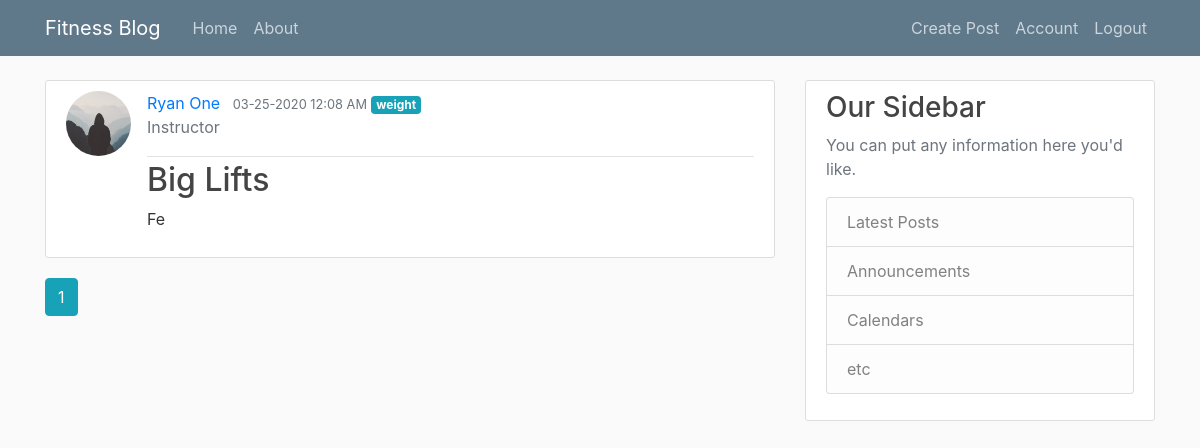
Screenshot of /home (signed in) with the database file from the repository.
### fitnessblog/models.py (models this page shows, shortened)
class Post(db.Model):
    id = db.Column(db.Integer, primary_key=True)
    title = db.Column(db.String(100), nullable=False)
    date_posted = db.Column(db.DateTime, nullable=False, default=datetime.utcnow)
    content = db.Column(db.Text, nullable=False)
    category = db.Column(db.Text, nullable=False)
    user_id = db.Column(db.Integer, db.ForeignKey("user.id"), nullable=False)

class User(db.Model, UserMixin):
    id = db.Column(db.Integer, primary_key=True)
    username = db.Column(db.String(20), unique=True, nullable=False)
    email = db.Column(db.String(120), unique=True, nullable=False)
    profile_type = db.Column(db.String(20), nullable=False)
    image_file = db.Column(db.String(20), nullable=False, default="default.jpg")
    password = db.Column(db.String(60), nullable=False)
    posts = db.relationship("Post", backref="author", lazy=True)

### fitnessblog/main/routes.py (the view)
@main.route("/")
@main.route("/home")
def home():
    page = request.args.get("page", 1, type=int)
    posts = Post.query.order_by(Post.date_posted.desc()).paginate(page=page, per_page=5)
    return render_template("home.html", posts=posts)

### fitnessblog/models.py (called while the page is built)
@login_manager.user_loader
def load_user(user_id):
    return User.query.get(int(user_id))

### fitnessblog/templates/home.html
{% extends "layout.html" %}
{% block content %}
  {% for post in posts.items %}
    <article class="media content-section">
      <img class="rounded-circle article-img" src="{{ url_for('static', filename='profile_pics/' + post.author.image_file) }}">
      <div class="media-body">
        <div class="article-metadata">
          <a class="mr-2" href="{{ url_for('users.user_posts', username=post.author.username) }}">{{ post.author.username }}</a>
          <small class="text-muted">{{ post.date_posted.strftime('%m-%d-%Y %I:%M %p') }}</small>
          <a href="{{ url_for('posts.filter_by_category', category=post.category) }}" class="badge badge-info">{{ post.category}}</a>
          <p class="text-secondary">{{ current_user.profile_type.capitalize() }}</p>
        </div>
        <h2><a class="article-title" href="{{ url_for('posts.post', post_id=post.id) }}">{{ post.title }}</a></h2>
        <p class="article-content">{{ post.content }}</p>
      </div>
    </article>
  {% endfor %}
  {% for page_num in posts.iter_pages(left_edge=1, right_edge=1, left_current=1, right_current=2) %}
    {% if page_num %}
      {% if posts.page == page_num %}
        <a class="btn btn-info mb-4" href="{{ url_for('main.home', page=page_num) }}">{{ page_num }}</a>
      {% else %}
      <a class="btn btn-outline-info mb-4" href="{{ url_for('main.home', page=page_num) }}">{{ page_num }}</a>
      {% endif %}
    {% else %}
      ...
    {% endif %}
  {% endfor %}
{% endblock content %}

### fitnessblog/templates/layout.html (shortened to what this page needs)
<!DOCTYPE html>
<html lang="en">
  <head>
    <link rel="stylesheet" href="https://stackpath.bootstrapcdn.com/bootstrap/4.3.1/css/bootstrap.min.css">
    <link rel="stylesheet" type="text/css" href="{{ url_for('static', filename='main.css') }}">
  </head>
    <body>
      <header class="site-header">
        <nav class="navbar navbar-expand-md navbar-dark bg-steel fixed-top">
          <div class="container">
            <a class="navbar-brand mr-4" href="/">Fitness Blog</a>
            <div class="collapse navbar-collapse" id="navbarToggle">
              <div class="navbar-nav mr-auto">
                <a class="nav-item nav-link" href="{{ url_for('main.home') }}">Home</a>
                <a class="nav-item nav-link" href="{{ url_for('main.about') }}">About</a>
              </div>
              <div class="navbar-nav">
                {% if current_user.is_authenticated %}
                  <a class="nav-item nav-link" href="{{ url_for('posts.new_post') }}">Create Post</a>
                  <a class="nav-item nav-link" href="{{ url_for('users.account') }}">Account</a>
                  <a class="nav-item nav-link" href="{{ url_for('users.logout') }}">Logout</a>
                {% else %}
                  <a class="nav-item nav-link" href="{{ url_for('users.login') }}">Login</a>
                  <a class="nav-item nav-link" href="{{ url_for('users.register') }}">Register</a>
                {% endif %}
              </div>
            </div>
          </div>
        </nav>
      </header>
      <main role="main" class="container">
        <div class="row">
          <div class="col-md-8">
            {% block content %}{% endblock %}
          </div>
          <div class="col-md-4">
            <div class="content-section">
              <h3>Our Sidebar</h3>
              <p class='text-muted'>You can put any information here you'd like.
                <ul class="list-group">
                  <li class="list-group-item list-group-item-light">Latest Posts</li>
                  <li class="list-group-item list-group-item-light">Announcements</li>
                  <li class="list-group-item list-group-item-light">Calendars</li>
                  <li class="list-group-item list-group-item-light">etc</li>
                </ul>
              </p>
            </div>
          </div>
        </div>
      </main>
    </body>
</html>

### fitnessblog/static/main.css (style rules this page uses)
body { background: #fafafa; color: #333333; margin-top: 5rem; }
h1, h2, h3, h4, h5, h6 { color: #444444; }
.bg-steel { background-color: #5f788a; }
.site-header .navbar-nav .nav-link { color: #cbd5db; }
.content-section { background: #ffffff; padding: 10px 20px; border: 1px solid #dddddd; border-radius: 3px; margin-bottom: 20px; }
.article-title { color: #444444; }
.article-content { white-space: pre-line; }
.article-img { height: 65px; width: 65px; margin-right: 16px; }
.article-metadata { padding-bottom: 1px; margin-bottom: 4px; border-bottom: 1px solid #e3e3e3; }

### rows the page displays
Post: image_file (placeholder picture), author.username "Ryan One", date_posted "03-25-2020 12:08 AM", category "weight", title "Big Lifts", content "Fe"
User: profile_type "Instructor"

### other values shown
{{ page_num }} "1"
